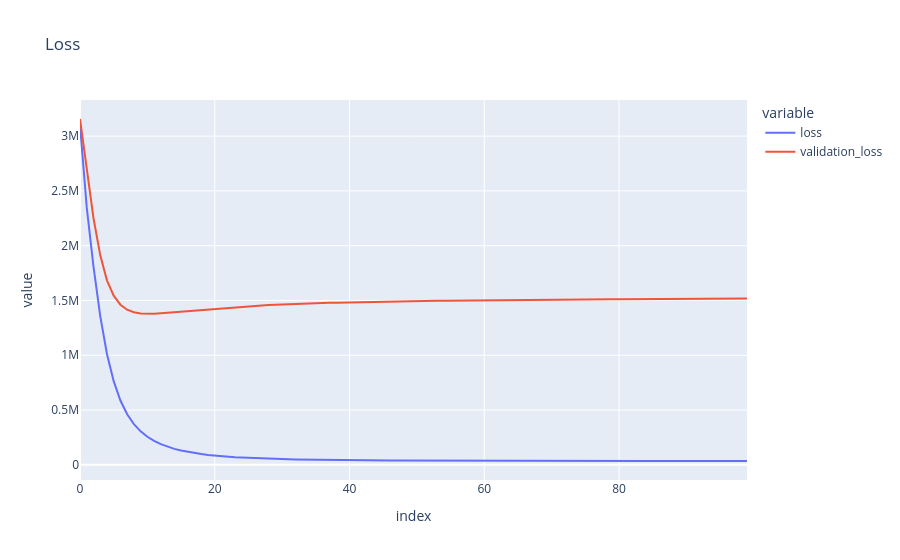
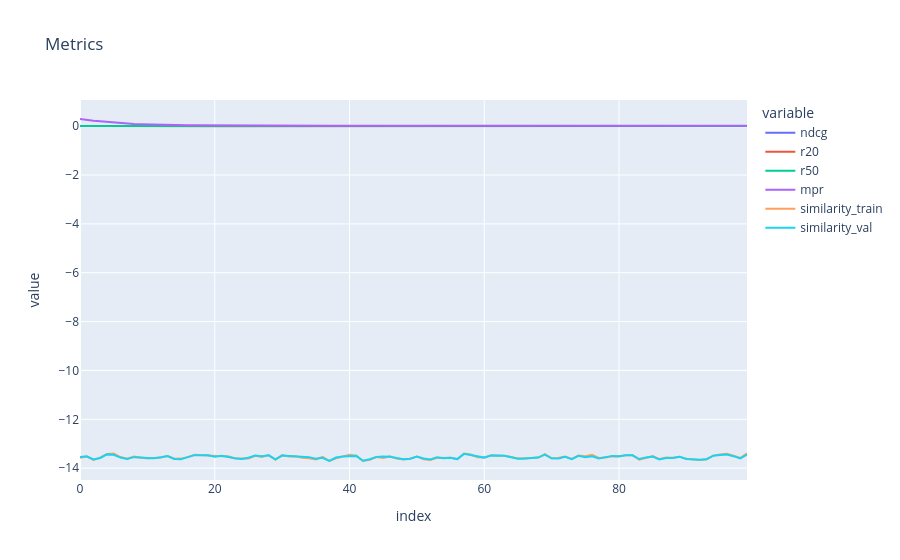

Notebook source saved alongside these figures, in order:
### Code cell
losses_df = pd.DataFrame(
    [
        lmf.losses.cpu().numpy(),
        lmf.validation_losses.cpu().numpy(),
        lmf.ndcg_history.cpu().numpy(),
        lmf.recall20_history.cpu().numpy(),
        lmf.recall50_history.cpu().numpy(),
        lmf.mpr_history.cpu().numpy(),
        lmf.similarity_train_history.cpu().numpy(),
        lmf.similarity_val_history.cpu().numpy(),
    ]
).T
losses_df.columns = ["loss", "validation_loss", "ndcg", "r20", "r50", "mpr", "similarity_train", "similarity_val"]

px.line(
    losses_df, x=losses_df.index, y=["loss", "validation_loss"], title="Loss"
).show()
px.line(losses_df, x=losses_df.index, y=["ndcg", "r20", "r50", "mpr", "similarity_train", "similarity_val"], title="Metrics").show()
